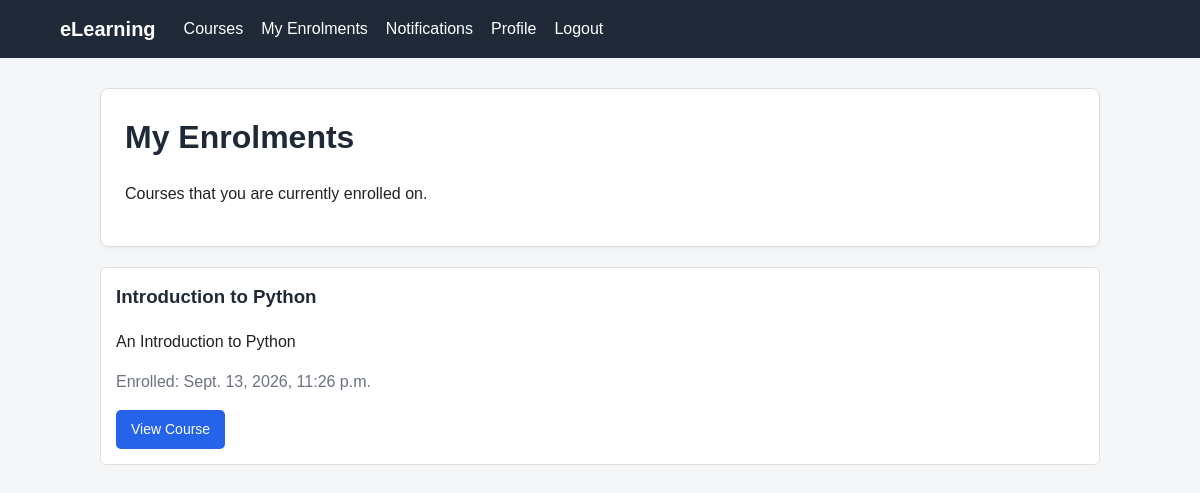
/courses/my-enrolments/ (signed in), run on the app's committed database.
### courses/models.py (models this page shows, shortened)
class Enrolment(models.Model):
    student = models.ForeignKey(
        settings.AUTH_USER_MODEL,
        on_delete=models.CASCADE,
        related_name='enrolments'
    )
    course = models.ForeignKey(
        Course,
        on_delete=models.CASCADE,
        related_name='enrolments'
    )
    enrolled_at = models.DateTimeField(auto_now_add=True)
    class Meta:
        constraints = [
            models.UniqueConstraint(
                fields=['student', 'course'],
                name='unique_student_course_enrolment'
            )
        ]

class Course(models.Model):
    title = models.CharField(max_length=200)
    description = models.TextField()
    teacher = models.ForeignKey(
        settings.AUTH_USER_MODEL,
        on_delete=models.CASCADE,
        related_name='courses_taught'
    )
    created_at = models.DateTimeField(auto_now_add=True)

### courses/views.py (the view)
@login_required
def my_enrolments(request):
    if request.user.role != 'STUDENT':
        return redirect('home')
    enrolments = request.user.enrolments.select_related(
        'course',
        'course__teacher'
    ).order_by('-enrolled_at')
    return render(
        request,
        'courses/my_enrolments.html',
        {'enrolments': enrolments}
    )

### courses/templates/courses/my_enrolments.html (shortened to what this page needs)
{% extends 'base.html' %}
{% block content %}
<div class="card">
    <h1>My Enrolments</h1>
    <p>
        Courses that you are currently enrolled on.
    </p>
</div>
<ul class="course-list">
    {% for enrolment in enrolments %}
        <li>
            <h3>
                {{ enrolment.course.title }}
            </h3>
            <p>
                {{ enrolment.course.description|truncatewords:30 }}
            </p>
            <p class="muted">
                Enrolled:
                {{ enrolment.enrolled_at }}
            </p>
            <a
                class="button"
                href="{% url 'course_detail' enrolment.course.id %}"
            >
                View Course
            </a>
        </li>
    {% empty %}
        <li>
            You are not currently enrolled on any courses.
        </li>
    {% endfor %}
</ul>
{% endblock %}

### accounts/static/css/style.css (style rules this page uses)
* { box-sizing: border-box; }
body { margin: 0; font-family: Arial, Helvetica, sans-serif; background-color: #f4f6f8; color: #222; line-height: 1.5; }
.card { background-color: white; padding: 24px; margin-bottom: 20px; border-radius: 8px; border: 1px solid #ddd; box-shadow: 0 2px 5px rgba(0, 0, 0, 0.04); }
h1, h2, h3 { margin-top: 0; color: #1f2937; }
a { color: #2563eb; }
.button, button { display: inline-block; background-color: #2563eb; color: white; border: none; border-radius: 5px; padding: 9px 15px; text-decoration: none; cursor: pointer; font-size: 14px; }
.course-list, .user-list, .notification-list { list-style: none; padding: 0; }
.course-list li, .user-list li, .notification-list li { background-color: white; border: 1px solid #ddd; border-radius: 6px; padding: 15px; margin-bottom: 10px; }
.muted { color: #6b7280; }

### data on the page
Enrolment: course "Introduction to Python", course.description "An Introduction to Python", enrolled_at "Sept. 13, 2026, 11:26 p.m."
